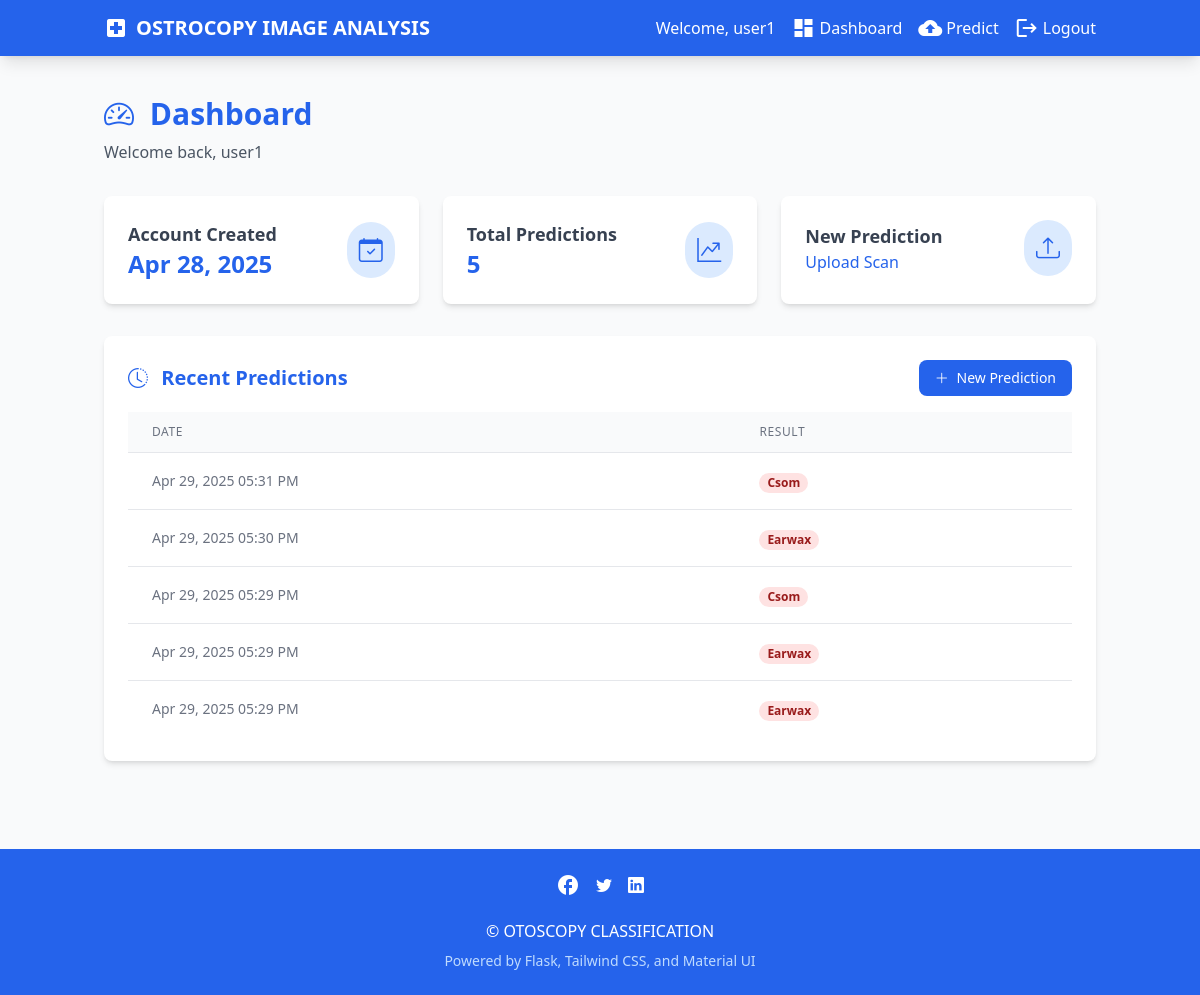
The app's page /dashboard (signed in) with its own data.
### app.py (models this page shows, shortened)
class User(db.Model):
    id = db.Column(db.Integer, primary_key=True)
    username = db.Column(db.String(80), unique=True, nullable=False)
    email = db.Column(db.String(120), unique=True, nullable=False)
    password_hash = db.Column(db.String(128))
    created_at = db.Column(db.DateTime, default=datetime.utcnow)

class Prediction(db.Model):
    id = db.Column(db.Integer, primary_key=True)
    user_id = db.Column(db.Integer, db.ForeignKey('user.id'), nullable=False)
    image_path = db.Column(db.String(255), nullable=False)
    prediction_result = db.Column(db.String(50), nullable=False)
    timestamp = db.Column(db.DateTime, default=datetime.utcnow)
    user = db.relationship('User', backref=db.backref('predictions', lazy=True))

### app.py (the view)
@app.route('/dashboard')
def dashboard():
    if 'user_id' not in session:
        return redirect(url_for('login'))
    user = User.query.get(session['user_id'])
    predictions = Prediction.query.filter_by(user_id=user.id).order_by(Prediction.timestamp.desc()).limit(5).all()
    return render_template('dashboard.html', user=user, predictions=predictions)

### templates/dashboard.html (shortened to what this page needs)
{% extends "base.html" %}
{% block content %}
<div class="mb-8">
    <h1 class="text-3xl font-bold text-blue-600 mb-2">
        <i class="bi bi-speedometer2 mr-2"></i> Dashboard
    </h1>
    <p class="text-gray-600">Welcome back, {{ user.username }}</p>
</div>
<div class="grid grid-cols-1 md:grid-cols-3 gap-6 mb-8">
    <div class="bg-white p-6 rounded-lg shadow-md">
        <div class="flex items-center justify-between">
            <div>
                <h3 class="text-lg font-semibold text-gray-700">Account Created</h3>
                <p class="text-2xl font-bold text-blue-600">{{ user.created_at.strftime('%b %d, %Y') }}</p>
            </div>
            <div class="bg-blue-100 text-blue-600 p-3 rounded-full">
                <i class="bi bi-calendar-check text-2xl"></i>
            </div>
        </div>
    </div>
    <div class="bg-white p-6 rounded-lg shadow-md">
        <div class="flex items-center justify-between">
            <div>
                <h3 class="text-lg font-semibold text-gray-700">Total Predictions</h3>
                <p class="text-2xl font-bold text-blue-600">{{ predictions|length }}</p>
            </div>
            <div class="bg-blue-100 text-blue-600 p-3 rounded-full">
                <i class="bi bi-graph-up-arrow text-2xl"></i>
            </div>
        </div>
    </div>
    <div class="bg-white p-6 rounded-lg shadow-md">
        <div class="flex items-center justify-between">
            <div>
                <h3 class="text-lg font-semibold text-gray-700">New Prediction</h3>
                <a href="{{ url_for('predict_route') }}" class="text-blue-600 hover:text-blue-800 font-medium">Upload Scan</a>
            </div>
            <div class="bg-blue-100 text-blue-600 p-3 rounded-full">
                <i class="bi bi-upload text-2xl"></i>
            </div>
        </div>
    </div>
</div>
<div class="bg-white rounded-lg shadow-md p-6 mb-8">
    <div class="flex justify-between items-center mb-4">
        <h2 class="text-xl font-bold text-blue-600">
            <i class="bi bi-clock-history mr-2"></i> Recent Predictions
        </h2>
        <a href="{{ url_for('predict_route') }}" class="bg-blue-600 hover:bg-blue-700 text-white px-4 py-2 rounded-lg text-sm font-medium transition">
            <i class="bi bi-plus-lg mr-1"></i> New Prediction
        </a>
    </div>
    {% if predictions %}
    <div class="overflow-x-auto">
        <table class="min-w-full divide-y divide-gray-200">
            <thead class="bg-gray-50">
                <tr>
                    <th class="px-6 py-3 text-left text-xs font-medium text-gray-500 uppercase tracking-wider">Date</th>
                    <th class="px-6 py-3 text-left text-xs font-medium text-gray-500 uppercase tracking-wider">Result</th>
                </tr>
            </thead>
            <tbody class="bg-white divide-y divide-gray-200">
                {% for prediction in predictions %}
                <tr>
                    <td class="px-6 py-4 whitespace-nowrap text-sm text-gray-500">
                        {{ prediction.timestamp.strftime('%b %d, %Y %I:%M %p') }}
                    </td>
                    <td class="px-6 py-4 whitespace-nowrap">
                        <span class="px-2 inline-flex text-xs leading-5 font-semibold rounded-full
                                    {% if prediction.prediction_result == 'Normal' %}bg-green-100 text-green-800
                                    {% else %}bg-red-100 text-red-800{% endif %}">
                            {{ prediction.prediction_result.replace('_', ' ').title() }}
                        </span>
                    </td>
                </tr>
                {% endfor %}
            </tbody>
        </table>
    </div>
    {% else %}
    <div class="text-center py-8">
        <i class="bi bi-database-exclamation text-4xl text-gray-400 mb-2"></i>
        <p class="text-gray-500">No predictions yet. Upload our ear infection.</p>
    </div>
    {% endif %}
</div>
{% endblock %}

### templates/base.html (shortened to what this page needs)
<!DOCTYPE html>
<html lang="en">
<head>
    <script src="https://cdn.tailwindcss.com"></script>
    <link rel="stylesheet" href="https://cdn.jsdelivr.net/npm/bootstrap-icons@1.11.3/font/bootstrap-icons.min.css">
    <link href="https://cdn.jsdelivr.net/npm/@mui/material@5.14.2/umd/material-ui.min.css" rel="stylesheet">
</head>
<body class="bg-gray-50 min-h-screen flex flex-col">
    <nav class="bg-blue-600 text-white shadow-lg">
        <div class="container mx-auto px-4 py-3 flex justify-between items-center">
            <a href="{{ url_for('home') }}" class="flex items-center space-x-2">
                <i class="material-icons text-2xl">local_hospital</i>
                <span class="text-xl font-bold">OSTROCOPY IMAGE ANALYSIS </span>
            </a>
            <div class="flex items-center space-x-4">
                {% if 'user_id' in session %}
                    <span class="hidden md:inline">Welcome, {{ session['username'] }}</span>
                    <a href="{{ url_for('dashboard') }}" class="hover:text-blue-200 transition-all flex items-center">
                        <i class="material-icons mr-1">dashboard</i> Dashboard
                    </a>
                    <a href="{{ url_for('predict_route') }}" class="hover:text-blue-200 transition-all flex items-center">
                        <i class="material-icons mr-1">cloud_upload</i> Predict
                    </a>
                    <a href="{{ url_for('logout') }}" class="hover:text-blue-200 transition-all flex items-center">
                        <i class="material-icons mr-1">logout</i> Logout
                    </a>
                {% endif %}
            </div>
        </div>
    </nav>
    <main class="flex-grow container mx-auto px-4 py-6">
        {% block content %}{% endblock %}
    </main>
    <footer class="bg-blue-600 text-white py-6 mt-8">
        <div class="container mx-auto px-4 text-center">
            <div class="flex justify-center space-x-4 mb-4">
                <a href="#" class="hover:text-blue-200 transition-all">
                    <i class="material-icons">facebook</i>
                </a>
                <a href="#" class="hover:text-blue-200 transition-all">
                    <i class="bi bi-twitter"></i>
                </a>
                <a href="#" class="hover:text-blue-200 transition-all">
                    <i class="bi bi-linkedin"></i>
                </a>
            </div>
            <p>&copy; OTOSCOPY CLASSIFICATION</p>
            <p class="text-sm mt-2 text-blue-200">Powered by Flask, Tailwind CSS, and Material UI</p>
        </div>
    </footer>
</body>
</html>

### templates/base.html (style rules this page uses)
.transition-all { transition-property: all; transition-timing-function: cubic-bezier(0.4, 0, 0.2, 1); transition-duration: 150ms; }

### records on screen
User: username "user1", created_at "Apr 28, 2025"
Prediction: timestamp "Apr 29, 2025 05:31 PM", prediction_result.replace "Csom"
Prediction: timestamp "Apr 29, 2025 05:30 PM", prediction_result.replace "Earwax"
Prediction: timestamp "Apr 29, 2025 05:29 PM", prediction_result.replace "Csom"
Prediction: timestamp "Apr 29, 2025 05:29 PM", prediction_result.replace "Earwax"
Prediction: timestamp "Apr 29, 2025 05:29 PM", prediction_result.replace "Earwax"

### other values on screen
{{ predictions|length }} "5"
